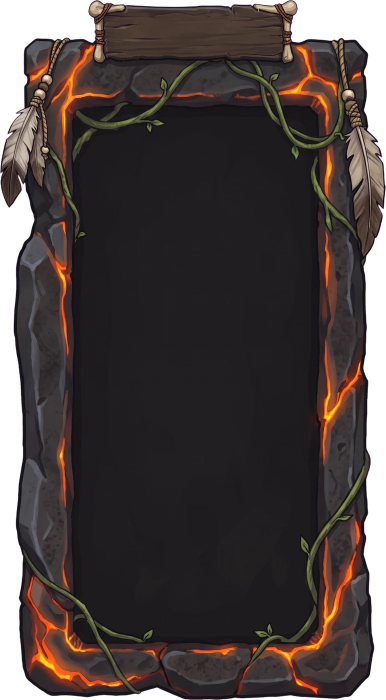
#> input picture assets/ui/hud/build_panel.webp, 772 x 1400 px (shown at 1/2 size)
$ python -i ui_key.py   (imports and definitions only)
#> lines starting #> are read from the running program, lines starting #| are printed output that depends on the picture
### tools/assets/common.py
"""Shared helpers for the Hearthfall asset pipeline.

Paths, .env loading (presence-only logging), atomic manifest IO, hashing,
the append-only spend ledger and budget checks. Never prints key values.
"""
from __future__ import annotations

import datetime as _dt
import hashlib
import json
import os
import pathlib
import sys
import time

ROOT = pathlib.Path(__file__).resolve().parents[2]
ASSETS_DIR = ROOT / "tools" / "assets"
MANIFEST = ASSETS_DIR / "assets.json"
LEDGER = ASSETS_DIR / "ledger.jsonl"
STYLE_PROMPT = ASSETS_DIR / "style_prompt.json"
RAW = ASSETS_DIR / "raw"
OUT = ROOT / "assets"
REPORTS = ROOT / "reports" / "latest"
LOCK = RAW / ".gen.lock"

try:  # python-dotenv is in requirements.txt
    from dotenv import load_dotenv

    load_dotenv(ROOT / ".env")
except Exception:  # pragma: no cover
    pass

STEP_ORDER = ["concept", "model", "rig", "animate", "post", "thumb"]
STEP_STATUSES = {"pending", "submitted", "done", "failed", "needs_review", "skipped"}
MAX_ATTEMPTS = 3

# List prices verified 2026-10-08 (docs/research/asset_apis.md). USD unless noted.
# Meshy credit price is NOT published by Meshy; $0.02 (Pro tier) is the conservative assumption.
PRICING = {
    "verified_on": "2026-10-08",
    "gemini_image_usd": {"1K": 0.0336, "2K": 0.0504, "4K": 0.113},
    "meshy_usd_per_credit": 0.02,
    "meshy_credits": {
        "text_preview_t2": 5,
        "image_mesh_t2": 5,
        "image_textured_t2": 15,
        "rig": 5,
        "anim_per_action": 3,
    },
    "tripo_usd_per_credit": 0.01,
    "tripo_credits": {"image_to_model_smart_low_poly": 40},
    "elevenlabs_sfx_usd_per_second": 0.002,
    "elevenlabs_music_usd_per_minute": 0.15,
    "elevenlabs_tts_usd_per_1k_chars": 0.08,
    "elevenlabs_voice_design_usd": 0.01,  # not published; assumed, one call per voice
}

PROVIDERS = ["gemini", "meshy", "tripo", "elevenlabs", "pixellab"]


def now_iso() -> str:
    return _dt.datetime.now(_dt.timezone.utc).strftime("%Y-%m-%dT%H:%M:%SZ")


def canon(o) -> str:
    return json.dumps(o, sort_keys=True, separators=(",", ":"), ensure_ascii=False)


def sha256_bytes(b: bytes) -> str:
    return hashlib.sha256(b).hexdigest()


# [15 lines left out: functions sha256_file, rel, not called in this run]


def abspath(r: str) -> pathlib.Path:
    return ROOT / r


# [5 lines left out: function write_atomic_bytes, not called in this run]


def save_json_atomic(path: pathlib.Path, data) -> None:
    write_atomic_bytes(path, (json.dumps(data, indent=2, ensure_ascii=False) + "\n").encode("utf-8"))


# [4 lines left out: function load_json, not called in this run]


# ----------------------------------------------------------------- env / keys
KEY_VARS = {
    "gemini": "GEMINI_API_KEY",
    "meshy": "MESHY_API_KEY",
    "tripo": "TRIPO_API_KEY",
    "elevenlabs": "ELEVENLABS_API_KEY",
    "pixellab": "PIXELLAB_API_KEY",
}


def key_present(provider: str) -> bool:
    return bool(os.getenv(KEY_VARS[provider]))


# [43 lines left out: functions require_key, cap_usd, total_cap_usd, style_json, style_prompt, not called in this run]


def palette_hex() -> dict:
    return style_json().get("palette", {})


# ------------------------------------------------------------------ manifest
# [5 lines left out: function load_manifest, not called in this run]


def save_manifest(m: dict) -> None:
    save_json_atomic(MANIFEST, m)


# [73 lines left out: functions find_asset, new_step, request_hash, ledger_append, ledger_entries, spent_by_provider, not called in this run]


class Budget:
    """Pre-flight budget gate. Refuses any job whose estimate would exceed a cap."""

    # [4 lines left out: function __init__, not called in this run]

    def provider_spent(self, provider: str) -> float:
        return self.base.get(provider, 0.0)

    def total_spent(self) -> float:
        return sum(self.base.values())

    # [9 lines left out: function check, not called in this run]

    def commit(self, provider: str, est_usd: float) -> None:
        self.run_spent += est_usd
        self.base[provider] = self.base.get(provider, 0.0) + est_usd

    # [4 lines left out: function settle, not called in this run]


# ------------------------------------------------------------------- locking
class RunLock:
    # [14 lines left out: functions __enter__, __exit__, not called in this run]


def log(msg: str) -> None:
    print(msg, flush=True)


def warn(msg: str) -> None:
    print(f"WARN: {msg}", file=sys.stderr, flush=True)

### tools/assets/ui_key.py
#!/usr/bin/env python
"""HUD v3: key the Gemini UI pieces (painted on flat magenta) into transparent WebP files in assets/ui/hud/.

  .venv/Scripts/python tools/assets/ui_key.py            every piece in tools/assets/raw/gemini/ui/pieces/
  .venv/Scripts/python tools/assets/ui_key.py --sheet    also writes reports/latest/hud_pieces_sheet.png

Unlike keying.py (border flood fill), magenta is removed everywhere, so holes such as the minimap ring keep their
transparent center. The edge band is softened and de-spilled, the piece is cropped to its content and scaled so its
long side is at most --max px. No API calls, no cost.
"""
from __future__ import annotations

import argparse
import json
import os
import pathlib
import sys

import numpy as np
from PIL import Image, ImageFilter

sys.path.insert(0, os.path.dirname(os.path.abspath(__file__)))

import common as C  # noqa: E402

SRC = C.abspath("tools/assets/raw/gemini/ui/pieces")
OUT = C.abspath("assets/ui/hud")
#> further down, picture is the input picture: PIL image 772x1400 RGBA; mean R, G, B, A 46.4, 37.2, 35.8, 223.3
OPAQUE: set = set()  # every piece is painted on magenta


def key_magenta(img: Image.Image) -> Image.Image:
    a = np.asarray(img.convert("RGB"), dtype=np.float32)
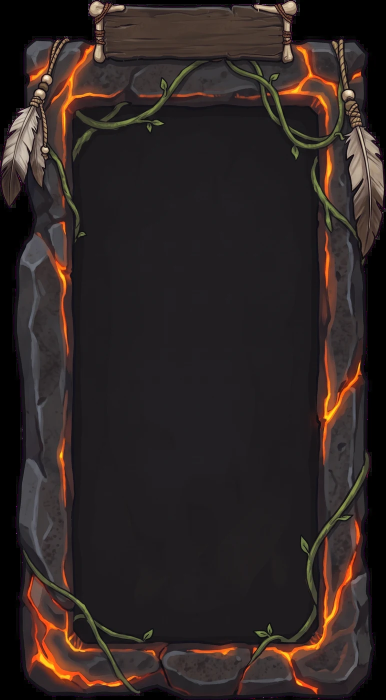
#> a: shape (1400, 772, 3) float32 (shown at 1/2 size); mean R, G, B 46.4, 37.2, 35.9
    r, g, b = a[..., 0], a[..., 1], a[..., 2]
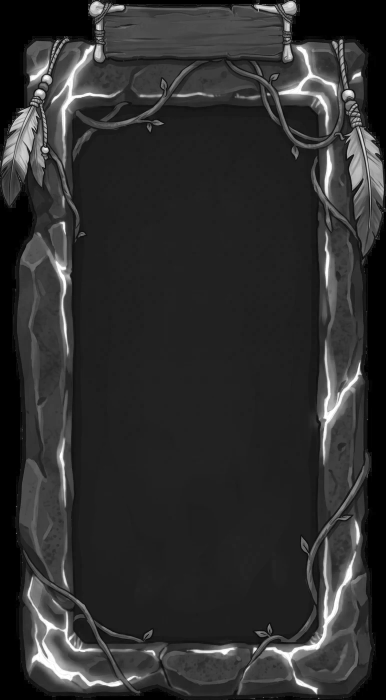
#> r: shape (1400, 772) float32 (shown at 1/2 size); min 0, max 255, mean 46.4
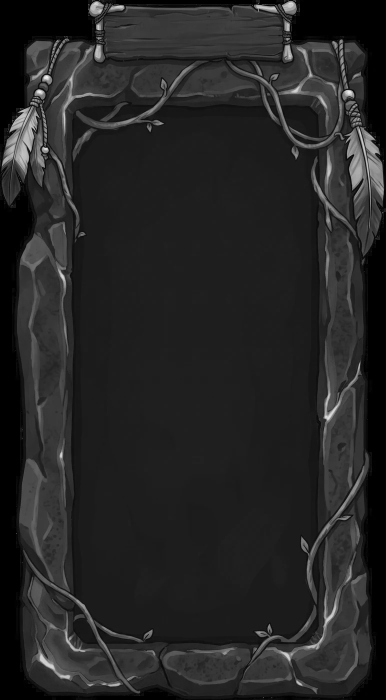
#> g: shape (1400, 772) float32 (shown at 1/2 size); min 0, max 249, mean 37.2
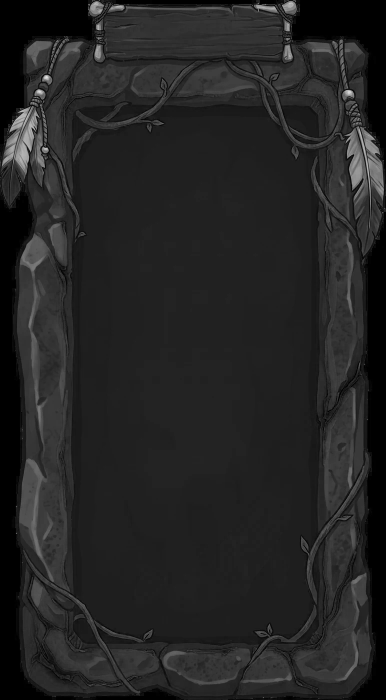
#> b: shape (1400, 772) float32 (shown at 1/2 size); min 0, max 255, mean 35.8
    m = np.minimum(r, b) - g  # 255 on pure magenta, negative on warm or green paint
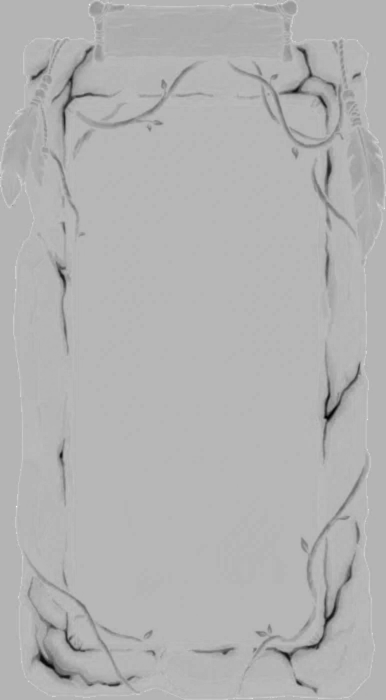
#> m: shape (1400, 772) float32 (shown at 1/2 size); min -192, max 79, mean -1.7; drawn with min black and max white
    alpha = np.clip((150.0 - m) / 90.0, 0.0, 1.0)
    # de-spill: pull red and blue down toward green on partly magenta pixels
    spill = np.clip(m, 0, None) * (1.0 - alpha * 0.5)
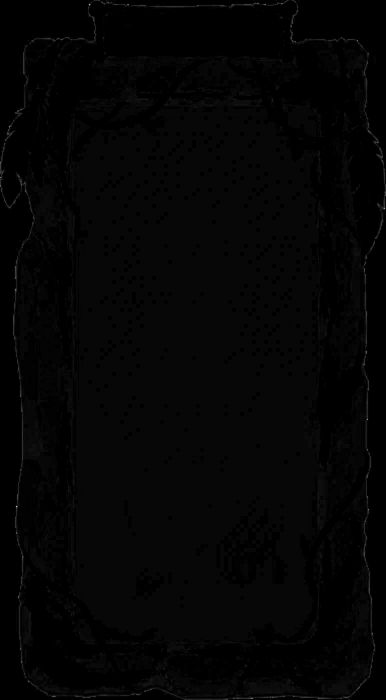
#> spill: shape (1400, 772) float32 (shown at 1/2 size); min 0, max 47.84, mean 0.9; drawn with min black and max white
    a[..., 0] = np.clip(r - spill, 0, 255)
    a[..., 2] = np.clip(b - spill, 0, 255)
    al = Image.fromarray((alpha * 255).astype(np.uint8)).filter(ImageFilter.MinFilter(3)).filter(ImageFilter.GaussianBlur(0.7))
    out = Image.fromarray(a.astype(np.uint8)).convert("RGBA")
    out.putalpha(al)
    return out


def main() -> int:
    ap = argparse.ArgumentParser()
    ap.add_argument("--max", type=int, default=1400)
    ap.add_argument("--sheet", action="store_true")
    ap.add_argument("--only", nargs="*")
    a = ap.parse_args()
    OUT.mkdir(parents=True, exist_ok=True)
    index = C.load_json(OUT / "index.json", {}) or {}
    done = []
    for src in sorted(SRC.glob("*.png")):
        pid = src.stem
        if a.only and pid not in a.only:
            continue
        img = Image.open(src)
        piece = img.convert("RGBA") if pid in OPAQUE else key_magenta(img)
        bbox = piece.getchannel("A").point(lambda v: 255 if v > 8 else 0).getbbox()
        if bbox:
            piece = piece.crop(bbox)
        s = min(1.0, a.max / max(piece.size))
        if s < 1.0:
            piece = piece.resize((round(piece.width * s), round(piece.height * s)), Image.LANCZOS)
        dst = OUT / f"{pid}.webp"
        piece.save(dst, "WEBP", quality=88, method=6)
        index[pid] = {"w": piece.width, "h": piece.height, "src": C.rel(src), "sha256": C.sha256_file(src)}
        done.append((pid, piece))
    C.save_json_atomic(OUT / "index.json", index)
    if a.sheet and done:
        cols, cell = 4, 420
        rows = (len(done) + cols - 1) // cols
        sheet = Image.new("RGBA", (cols * cell, rows * cell), (40, 70, 90, 255))
        for k, (pid, p) in enumerate(done):
            t = p.copy()
            t.thumbnail((cell - 20, cell - 20))
            x, y = (k % cols) * cell + (cell - t.width) // 2, (k // cols) * cell + (cell - t.height) // 2
            sheet.alpha_composite(t, (x, y))
        dst = C.abspath("reports/latest/hud_pieces_sheet.png")
        sheet.convert("RGB").save(dst)
        print(f"sheet {C.rel(dst)}")
    print(f"RESULT: keyed {len(done)} pieces into {C.rel(OUT)}")
    return 0


# [2 lines not run here, left out]

>>> from PIL import Image
>>> picture = Image.open('../../assets/ui/hud/build_panel.webp')
>>> result = key_magenta(picture)
